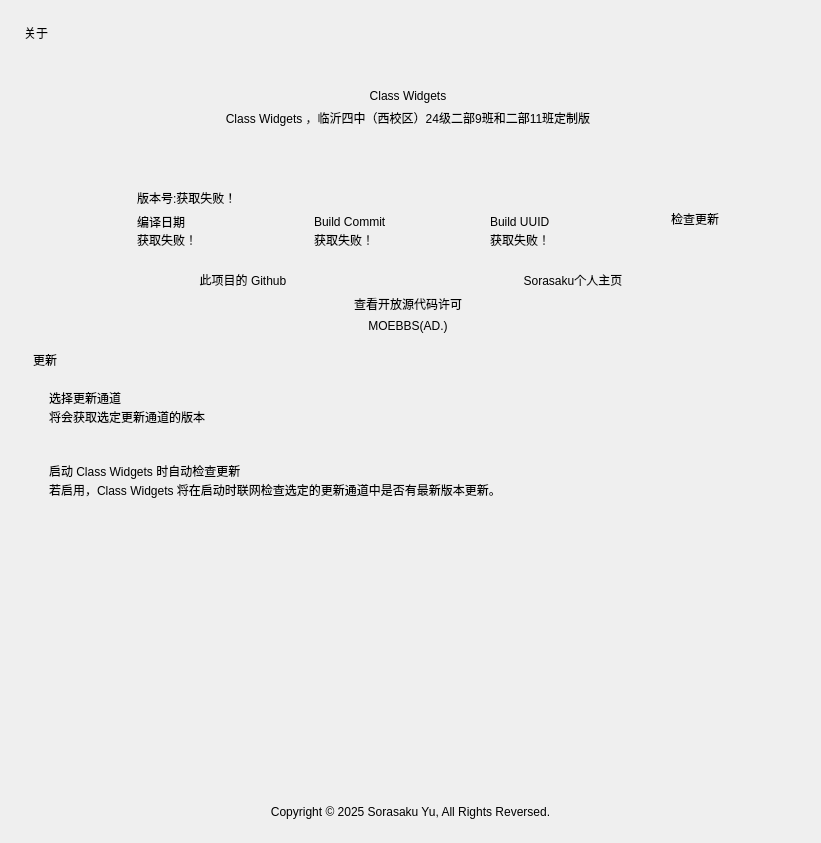
<?xml version="1.0" encoding="UTF-8"?>
<ui version="4.0">
 <class>Form</class>
 <widget class="QWidget" name="Form">
  <property name="geometry">
   <rect>
    <x>0</x>
    <y>0</y>
    <width>821</width>
    <height>843</height>
   </rect>
  </property>
  <property name="windowTitle">
   <string>Form</string>
  </property>
  <layout class="QVBoxLayout" name="verticalLayout_2">
   <property name="spacing">
    <number>18</number>
   </property>
   <property name="leftMargin">
    <number>24</number>
   </property>
   <property name="topMargin">
    <number>24</number>
   </property>
   <property name="rightMargin">
    <number>24</number>
   </property>
   <property name="bottomMargin">
    <number>24</number>
   </property>
   <item>
    <widget class="TitleLabel" name="TitleLabel">
     <property name="text">
      <string>关于</string>
     </property>
    </widget>
   </item>
   <item>
    <widget class="SmoothScrollArea" name="ab_scroll">
     <property name="styleSheet">
      <string notr="true">background: transparent; border: none</string>
     </property>
     <property name="widgetResizable">
      <bool>true</bool>
     </property>
     <widget class="QWidget" name="scrollAreaWidgetContents">
      <property name="geometry">
       <rect>
        <x>0</x>
        <y>0</y>
        <width>773</width>
        <height>765</height>
       </rect>
      </property>
      <layout class="QVBoxLayout" name="verticalLayout_3">
       <property name="rightMargin">
        <number>14</number>
       </property>
       <item>
        <layout class="QVBoxLayout" name="verticalLayout">
         <property name="leftMargin">
          <number>48</number>
         </property>
         <property name="topMargin">
          <number>0</number>
         </property>
         <property name="rightMargin">
          <number>48</number>
         </property>
         <property name="bottomMargin">
          <number>0</number>
         </property>
         <item>
          <layout class="QHBoxLayout" name="horizontalLayout">
           <item>
            <widget class="QLabel" name="label">
             <property name="enabled">
              <bool>true</bool>
             </property>
             <property name="sizePolicy">
              <sizepolicy hsizetype="Minimum" vsizetype="Minimum">
               <horstretch>0</horstretch>
               <verstretch>0</verstretch>
              </sizepolicy>
             </property>
             <property name="maximumSize">
              <size>
               <width>256</width>
               <height>128</height>
              </size>
             </property>
             <property name="styleSheet">
              <string notr="true"/>
             </property>
             <property name="text">
              <string/>
             </property>
             <property name="pixmap">
              <pixmap>../../img/Logo.png</pixmap>
             </property>
             <property name="scaledContents">
              <bool>true</bool>
             </property>
             <property name="alignment">
              <set>Qt::AlignCenter</set>
             </property>
             <property name="wordWrap">
              <bool>true</bool>
             </property>
            </widget>
           </item>
          </layout>
         </item>
         <item>
          <widget class="SubtitleLabel" name="SubtitleLabel">
           <property name="text">
            <string>Class Widgets</string>
           </property>
           <property name="alignment">
            <set>Qt::AlignCenter</set>
           </property>
          </widget>
         </item>
         <item>
          <widget class="CaptionLabel" name="CaptionLabel_3">
           <property name="text">
            <string>Class Widgets ，临沂四中（西校区）24级二部9班和二部11班定制版</string>
           </property>
           <property name="alignment">
            <set>Qt::AlignCenter</set>
           </property>
           <property name="wordWrap">
            <bool>true</bool>
           </property>
          </widget>
         </item>
         <item>
          <spacer name="verticalSpacer_2">
           <property name="orientation">
            <enum>Qt::Vertical</enum>
           </property>
           <property name="sizeHint" stdset="0">
            <size>
             <width>20</width>
             <height>18</height>
            </size>
           </property>
          </spacer>
         </item>
         <item>
          <layout class="QHBoxLayout" name="horizontalLayout_5">
           <property name="leftMargin">
            <number>0</number>
           </property>
           <property name="rightMargin">
            <number>0</number>
           </property>
           <item>
            <widget class="CardWidget" name="version_info_card">
             <property name="minimumSize">
              <size>
               <width>0</width>
               <height>70</height>
              </size>
             </property>
             <layout class="QHBoxLayout" name="horizontalLayout_version_info">
              <property name="leftMargin">
               <number>16</number>
              </property>
              <property name="topMargin">
               <number>16</number>
              </property>
              <property name="rightMargin">
               <number>16</number>
              </property>
              <property name="bottomMargin">
               <number>16</number>
              </property>
              <item>
               <widget class="QLabel" name="info_icon">
                <property name="sizePolicy">
                 <sizepolicy hsizetype="Fixed" vsizetype="Fixed">
                  <horstretch>0</horstretch>
                  <verstretch>0</verstretch>
                 </sizepolicy>
                </property>
                <property name="minimumSize">
                 <size>
                  <width>24</width>
                  <height>24</height>
                 </size>
                </property>
                <property name="maximumSize">
                 <size>
                  <width>24</width>
                  <height>24</height>
                 </size>
                </property>
                <property name="pixmap">
                 <pixmap>../../img/logo/favicon-update.png</pixmap>
                </property>
                <property name="scaledContents">
                 <bool>true</bool>
                </property>
               </widget>
              </item>
              <item>
               <spacer name="horizontalSpacer">
                <property name="orientation">
                 <enum>Qt::Horizontal</enum>
                </property>
                <property name="sizeType">
                 <enum>QSizePolicy::Fixed</enum>
                </property>
                <property name="sizeHint" stdset="0">
                 <size>
                  <width>10</width>
                  <height>20</height>
                 </size>
                </property>
               </spacer>
              </item>
              <item>
               <layout class="QVBoxLayout" name="verticalLayout_version_details">
                <property name="spacing">
                 <number>0</number>
                </property>
                <item>
                 <widget class="StrongBodyLabel" name="version_number_label">
                  <property name="text">
                   <string>版本号:获取失败！</string>
                  </property>
                 </widget>
                </item>
                <item>
                 <spacer name="verticalSpacer_3">
                  <property name="orientation">
                   <enum>Qt::Vertical</enum>
                  </property>
                  <property name="sizeHint" stdset="0">
                   <size>
                    <width>0</width>
                    <height>6</height>
                   </size>
                  </property>
                 </spacer>
                </item>
                <item>
                 <layout class="QHBoxLayout" name="horizontalLayout_build_info">
                  <item>
                   <layout class="QVBoxLayout" name="verticalLayout_build_date">
                    <property name="spacing">
                     <number>0</number>
                    </property>
                    <item>
                     <widget class="StrongBodyLabel" name="build_date_title_label">
                      <property name="text">
                       <string>编译日期</string>
                      </property>
                     </widget>
                    </item>
                    <item>
                     <widget class="CaptionLabel" name="build_date_label">
                      <property name="text">
                       <string>获取失败！</string>
                      </property>
                     </widget>
                    </item>
                   </layout>
                  </item>
                  <item>
                   <spacer name="horizontalSpacer_3">
                    <property name="orientation">
                     <enum>Qt::Horizontal</enum>
                    </property>
                    <property name="sizeType">
                     <enum>QSizePolicy::Fixed</enum>
                    </property>
                    <property name="sizeHint" stdset="0">
                     <size>
                      <width>2</width>
                      <height>2</height>
                     </size>
                    </property>
                   </spacer>
                  </item>
                  <item>
                   <layout class="QVBoxLayout" name="verticalLayout_build_commit">
                    <property name="spacing">
                     <number>0</number>
                    </property>
                    <item>
                     <widget class="StrongBodyLabel" name="build_commit_title_label">
                      <property name="text">
                       <string>Build Commit</string>
                      </property>
                     </widget>
                    </item>
                    <item>
                     <widget class="CaptionLabel" name="build_commit_label">
                      <property name="text">
                       <string>获取失败！</string>
                      </property>
                     </widget>
                    </item>
                   </layout>
                  </item>
                  <item>
                   <spacer name="horizontalSpacer_2">
                    <property name="orientation">
                     <enum>Qt::Horizontal</enum>
                    </property>
                    <property name="sizeType">
                     <enum>QSizePolicy::Fixed</enum>
                    </property>
                    <property name="sizeHint" stdset="0">
                     <size>
                      <width>2</width>
                      <height>2</height>
                     </size>
                    </property>
                   </spacer>
                  </item>
                  <item>
                   <layout class="QVBoxLayout" name="verticalLayout_build_uuid">
                    <property name="spacing">
                     <number>0</number>
                    </property>
                    <item>
                     <widget class="StrongBodyLabel" name="build_uuid_title_label">
                      <property name="text">
                       <string>Build UUID</string>
                      </property>
                     </widget>
                    </item>
                    <item>
                     <widget class="CaptionLabel" name="build_uuid_label">
                      <property name="text">
                       <string>获取失败！</string>
                      </property>
                     </widget>
                    </item>
                   </layout>
                  </item>
                 </layout>
                </item>
               </layout>
              </item>
              <item>
               <widget class="PrimaryPushButton" name="check_update">
                <property name="sizePolicy">
                 <sizepolicy hsizetype="Maximum" vsizetype="Fixed">
                  <horstretch>0</horstretch>
                  <verstretch>0</verstretch>
                 </sizepolicy>
                </property>
                <property name="text">
                 <string>检查更新</string>
                </property>
               </widget>
              </item>
             </layout>
            </widget>
           </item>
          </layout>
         </item>
         <item>
          <layout class="QHBoxLayout" name="horizontalLayout_3">
           <property name="leftMargin">
            <number>0</number>
           </property>
           <property name="rightMargin">
            <number>0</number>
           </property>
           <item>
            <widget class="PushButton" name="button_github">
             <property name="sizePolicy">
              <sizepolicy hsizetype="Expanding" vsizetype="Fixed">
               <horstretch>0</horstretch>
               <verstretch>0</verstretch>
              </sizepolicy>
             </property>
             <property name="minimumSize">
              <size>
               <width>0</width>
               <height>0</height>
              </size>
             </property>
             <property name="maximumSize">
              <size>
               <width>360</width>
               <height>16777215</height>
              </size>
             </property>
             <property name="text">
              <string>此项目的 Github</string>
             </property>
             <property name="hasIcon" stdset="0">
              <bool>false</bool>
             </property>
            </widget>
           </item>
           <item>
            <widget class="PushButton" name="button_bilibili">
             <property name="sizePolicy">
              <sizepolicy hsizetype="Expanding" vsizetype="Fixed">
               <horstretch>0</horstretch>
               <verstretch>0</verstretch>
              </sizepolicy>
             </property>
             <property name="minimumSize">
              <size>
               <width>0</width>
               <height>0</height>
              </size>
             </property>
             <property name="maximumSize">
              <size>
               <width>360</width>
               <height>16777215</height>
              </size>
             </property>
             <property name="text">
              <string>Sorasaku个人主页</string>
             </property>
            </widget>
           </item>
          </layout>
         </item>
         <item>
          <layout class="QHBoxLayout" name="horizontalLayout_4">
           <property name="leftMargin">
            <number>0</number>
           </property>
           <property name="rightMargin">
            <number>0</number>
           </property>
           <item>
            <widget class="PushButton" name="button_show_license">
             <property name="sizePolicy">
              <sizepolicy hsizetype="Expanding" vsizetype="Fixed">
               <horstretch>0</horstretch>
               <verstretch>0</verstretch>
              </sizepolicy>
             </property>
             <property name="minimumSize">
              <size>
               <width>0</width>
               <height>0</height>
              </size>
             </property>
             <property name="maximumSize">
              <size>
               <width>360</width>
               <height>16777215</height>
              </size>
             </property>
             <property name="text">
              <string>查看开放源代码许可</string>
             </property>
             <property name="hasIcon" stdset="0">
              <bool>false</bool>
             </property>
            </widget>
           </item>
          </layout>
         </item>
         <item>
          <layout class="QHBoxLayout" name="horizontalLayout_2">
           <property name="leftMargin">
            <number>0</number>
           </property>
           <property name="rightMargin">
            <number>0</number>
           </property>
           <item>
            <widget class="PushButton" name="button_thanks">
             <property name="sizePolicy">
              <sizepolicy hsizetype="Expanding" vsizetype="Fixed">
               <horstretch>0</horstretch>
               <verstretch>0</verstretch>
              </sizepolicy>
             </property>
             <property name="minimumSize">
              <size>
               <width>0</width>
               <height>0</height>
              </size>
             </property>
             <property name="maximumSize">
              <size>
               <width>360</width>
               <height>16777215</height>
              </size>
             </property>
             <property name="text">
              <string>MOEBBS(AD.)</string>
             </property>
             <property name="hasIcon" stdset="0">
              <bool>false</bool>
             </property>
            </widget>
           </item>
          </layout>
         </item>
        </layout>
       </item>
       <item>
        <layout class="QVBoxLayout" name="verticalLayout_5">
         <property name="spacing">
          <number>3</number>
         </property>
         <property name="topMargin">
          <number>12</number>
         </property>
         <item>
          <layout class="QHBoxLayout" name="horizontalLayout_7">
           <item>
            <widget class="SubtitleLabel" name="SubtitleLabel_3">
             <property name="text">
              <string>更新</string>
             </property>
            </widget>
           </item>
          </layout>
         </item>
         <item>
          <widget class="CardWidget" name="CardWidget_3">
           <property name="minimumSize">
            <size>
             <width>0</width>
             <height>70</height>
            </size>
           </property>
           <layout class="QHBoxLayout" name="horizontalLayout_6">
            <property name="leftMargin">
             <number>16</number>
            </property>
            <property name="topMargin">
             <number>16</number>
            </property>
            <property name="rightMargin">
             <number>16</number>
            </property>
            <property name="bottomMargin">
             <number>16</number>
            </property>
            <item>
             <layout class="QVBoxLayout" name="verticalLayout_6">
              <property name="spacing">
               <number>0</number>
              </property>
              <item>
               <widget class="StrongBodyLabel" name="StrongBodyLabel_5">
                <property name="text">
                 <string>选择更新通道</string>
                </property>
               </widget>
              </item>
              <item>
               <widget class="CaptionLabel" name="CaptionLabel_5">
                <property name="text">
                 <string>将会获取选定更新通道的版本</string>
                </property>
                <property name="wordWrap">
                 <bool>false</bool>
                </property>
                <property name="lightColor" stdset="0">
                 <color alpha="150">
                  <red>0</red>
                  <green>0</green>
                  <blue>0</blue>
                 </color>
                </property>
                <property name="darkColor" stdset="0">
                 <color alpha="200">
                  <red>255</red>
                  <green>255</green>
                  <blue>255</blue>
                 </color>
                </property>
               </widget>
              </item>
             </layout>
            </item>
            <item>
             <widget class="ComboBox" name="version_channel">
              <property name="sizePolicy">
               <sizepolicy hsizetype="Maximum" vsizetype="Fixed">
                <horstretch>0</horstretch>
                <verstretch>0</verstretch>
               </sizepolicy>
              </property>
             </widget>
            </item>
           </layout>
          </widget>
         </item>
         <item>
          <widget class="CardWidget" name="CardWidget_12">
           <property name="minimumSize">
            <size>
             <width>0</width>
             <height>70</height>
            </size>
           </property>
           <layout class="QHBoxLayout" name="horizontalLayout_13">
            <property name="leftMargin">
             <number>16</number>
            </property>
            <property name="topMargin">
             <number>16</number>
            </property>
            <property name="rightMargin">
             <number>16</number>
            </property>
            <property name="bottomMargin">
             <number>16</number>
            </property>
            <item>
             <layout class="QVBoxLayout" name="verticalLayout_18">
              <property name="spacing">
               <number>0</number>
              </property>
              <item>
               <widget class="StrongBodyLabel" name="StrongBodyLabel_14">
                <property name="sizePolicy">
                 <sizepolicy hsizetype="Expanding" vsizetype="Preferred">
                  <horstretch>0</horstretch>
                  <verstretch>0</verstretch>
                 </sizepolicy>
                </property>
                <property name="text">
                 <string>启动 Class Widgets 时自动检查更新</string>
                </property>
               </widget>
              </item>
              <item>
               <widget class="CaptionLabel" name="CaptionLabel_12">
                <property name="text">
                 <string>若启用，Class Widgets 将在启动时联网检查选定的更新通道中是否有最新版本更新。</string>
                </property>
                <property name="wordWrap">
                 <bool>true</bool>
                </property>
                <property name="lightColor" stdset="0">
                 <color alpha="150">
                  <red>0</red>
                  <green>0</green>
                  <blue>0</blue>
                 </color>
                </property>
                <property name="darkColor" stdset="0">
                 <color alpha="200">
                  <red>255</red>
                  <green>255</green>
                  <blue>255</blue>
                 </color>
                </property>
               </widget>
              </item>
             </layout>
            </item>
            <item>
             <widget class="SwitchButton" name="auto_check_update">
              <property name="onText">
               <string>启用</string>
              </property>
              <property name="offText">
               <string>禁用</string>
              </property>
             </widget>
            </item>
           </layout>
          </widget>
         </item>
        </layout>
       </item>
       <item>
        <spacer name="verticalSpacer">
         <property name="orientation">
          <enum>Qt::Vertical</enum>
         </property>
         <property name="sizeHint" stdset="0">
          <size>
           <width>20</width>
           <height>106</height>
          </size>
         </property>
        </spacer>
       </item>
      </layout>
     </widget>
    </widget>
   </item>
   <item>
    <widget class="CaptionLabel" name="CaptionLabel_2">
     <property name="text">
      <string>Copyright © 2025 Sorasaku Yu, All Rights Reversed.</string>
     </property>
     <property name="alignment">
      <set>Qt::AlignCenter</set>
     </property>
     <property name="lightColor" stdset="0">
      <color>
       <red>127</red>
       <green>127</green>
       <blue>127</blue>
      </color>
     </property>
     <property name="darkColor" stdset="0">
      <color>
       <red>185</red>
       <green>185</green>
       <blue>185</blue>
      </color>
     </property>
    </widget>
   </item>
  </layout>
 </widget>
 <customwidgets>
  <customwidget>
   <class>ComboBox</class>
   <extends>QPushButton</extends>
   <header>qfluentwidgets</header>
  </customwidget>
  <customwidget>
   <class>PushButton</class>
   <extends>QPushButton</extends>
   <header>qfluentwidgets</header>
  </customwidget>
  <customwidget>
   <class>PrimaryPushButton</class>
   <extends>PushButton</extends>
   <header>qfluentwidgets</header>
  </customwidget>
  <customwidget>
   <class>SwitchButton</class>
   <extends>QWidget</extends>
   <header>qfluentwidgets</header>
  </customwidget>
  <customwidget>
   <class>CardWidget</class>
   <extends>QFrame</extends>
   <header>qfluentwidgets</header>
   <container>1</container>
  </customwidget>
  <customwidget>
   <class>SmoothScrollArea</class>
   <extends>QScrollArea</extends>
   <header>qfluentwidgets</header>
   <container>1</container>
  </customwidget>
  <customwidget>
   <class>CaptionLabel</class>
   <extends>QLabel</extends>
   <header>qfluentwidgets</header>
  </customwidget>
  <customwidget>
   <class>StrongBodyLabel</class>
   <extends>QLabel</extends>
   <header>qfluentwidgets</header>
  </customwidget>
  <customwidget>
   <class>SubtitleLabel</class>
   <extends>QLabel</extends>
   <header>qfluentwidgets</header>
  </customwidget>
  <customwidget>
   <class>TitleLabel</class>
   <extends>QLabel</extends>
   <header>qfluentwidgets</header>
  </customwidget>
 </customwidgets>
 <resources/>
 <connections/>
</ui>
